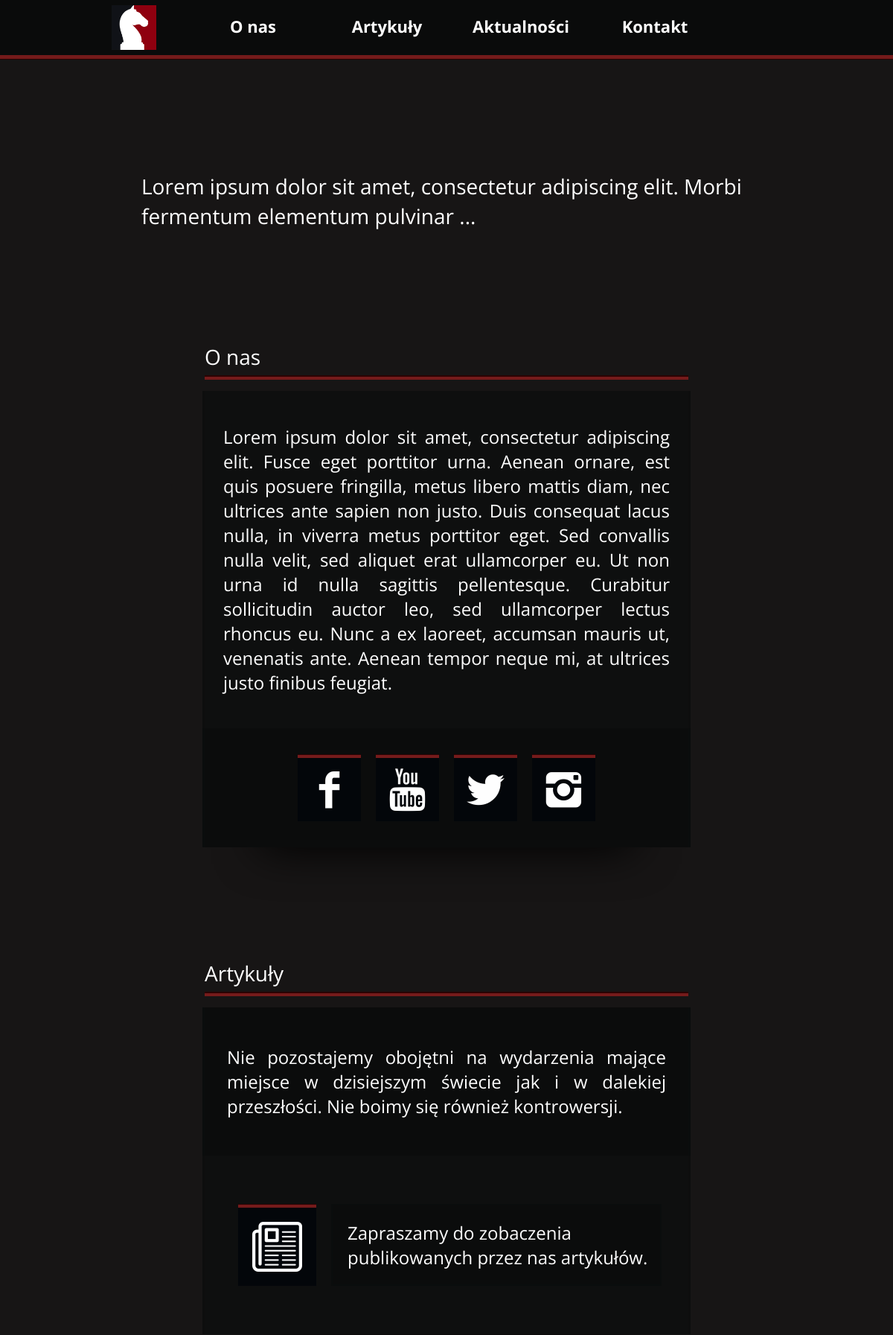
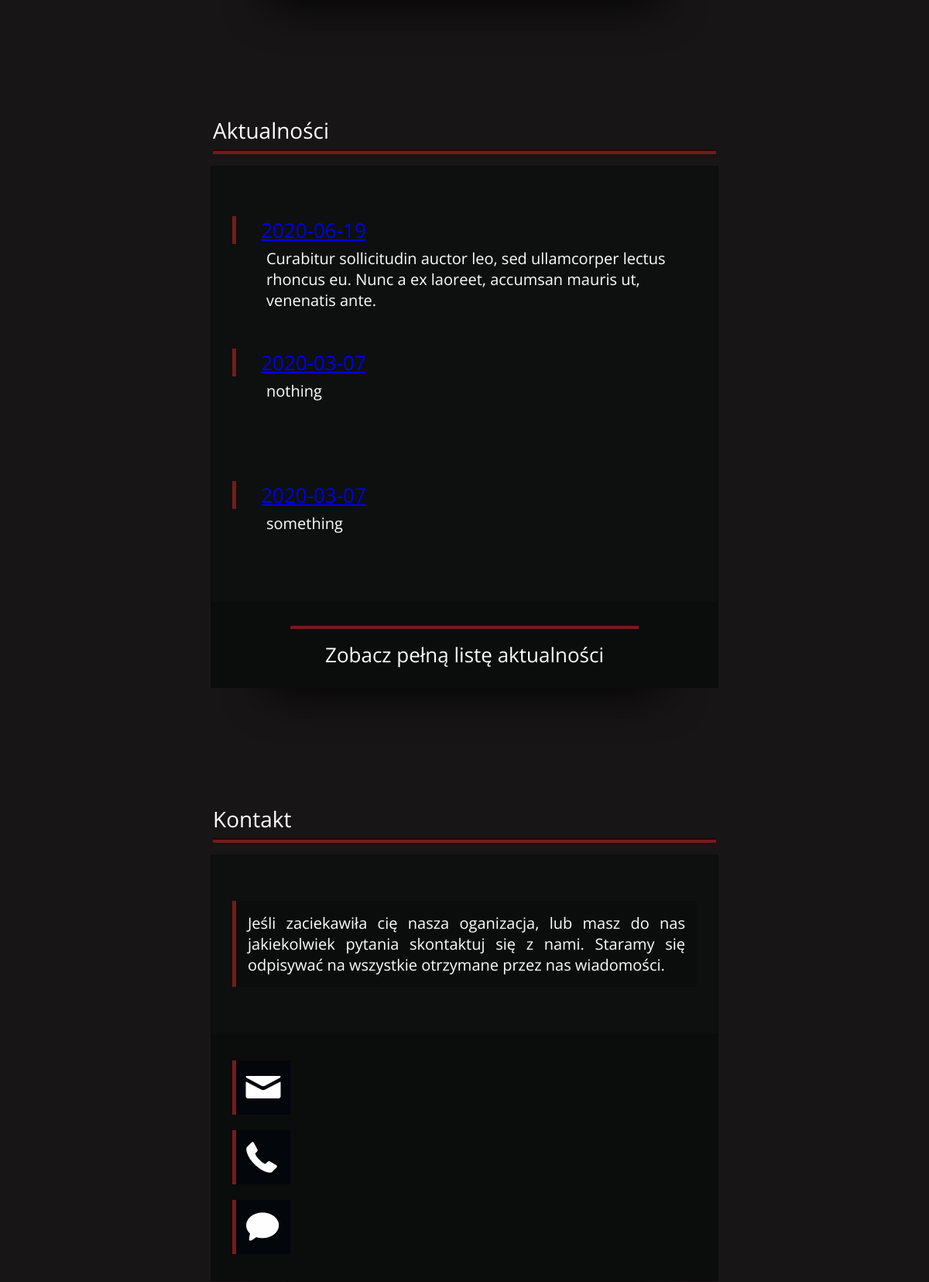
The page / (upper part) on the database its author committed (2 pictures, top to bottom).
### current/models.py (models this page shows, shortened)
class NewsFeed(models.Model):
    date = models.DateTimeField()
    body = models.TextField()

### info/templates/info/home.html (shortened to what this page needs)
{% extends "info/header_footer.html" %}
{% block content %}
<main>
            <article>
                <header>
                    <div class="introduction">
                    <h1>
                        Lorem ipsum dolor sit amet, consectetur adipiscing elit. Morbi fermentum
                        elementum pulvinar ...
                    </h1>
                    </div>
                </header>
                <section>
                    <header>
                        <div class="SectionHeader" >
                           <div>O nas</div>
                           <div class="StickyLine2"></div>
                        </div>
                    </header>
                    <article>
                        <div class="MainSectionTop">
                       <h2>
                       Lorem ipsum dolor sit amet, consectetur adipiscing elit. Fusce eget porttitor urna. Aenean ornare,
                       est quis posuere fringilla, metus libero mattis diam, nec ultrices ante sapien non justo. Duis consequat
                       lacus nulla, in viverra metus porttitor eget. Sed convallis nulla velit, sed aliquet erat ullamcorper eu.
                       Ut non urna id nulla sagittis pellentesque. Curabitur sollicitudin auctor leo, sed ullamcorper lectus
                       rhoncus eu. Nunc a ex laoreet, accumsan mauris ut, venenatis ante. Aenean tempor neque mi, at ultrices
                       justo finibus feugiat.
                       </h2>
                        </div>
                           <div class="LesserSectionBottom">
                           <div class="socialdivs">
                               <div class="fb">
                                <div class="LogoTopLine"></div>
                                <a class="LinkMedia" href="#" target="blank">
                                   <i class="icon-facebook"></i>
                                </a>
                               </div>
                               <div class="yt">
                                <div class="LogoTopLine"></div>
                                <a class="LinkMedia" href="#" target="blank">
                                   <i class="icon-youtube"></i>
                                </a>
                               </div>
                               <div class="tw">
                                 <div class="LogoTopLine"></div>
                                 <a class="LinkMedia" href="#" target="blank">
                                   <i class="icon-twitter"></i>
                                 </a>
                               </div>
                               <div class="insta">
                                 <div class="LogoTopLine"></div>
                                 <a class="LinkMedia" href="#" target="blank">
                                   <i class="icon-instagram"></i>
                                 </a>
                               </div>
                           </div>
                           </div>
                    </article>
                </section>
                <section>
                    <header>
                        <div class="SectionHeader">
                           <div>Artykuły</div>
                           <div class="StickyLine2"></div>
                        </div>
                    </header>
                    <article>
                        <div class="LesserSectionTop">
                           <h2>
                               Nie pozostajemy obojętni na wydarzenia mające miejsce w dzisiejszym świecie jak i w dalekiej
                               przeszłości. Nie boimy się również kontrowersji.
                           </h2>
                        </div>
                        <div class="MainSectionBottom">
                            <div class="ArticleBox">
                                <div class="ArticleLogo">
                                    <div class="LogoTopLine"></div>
                                    <a href="/articles/" class="LinkMedia">
                                       <i class="icon-doc"></i>
                                    </a>
                                </div>
                                <div class="TextBox">
                                    <h2>Zapraszamy do zobaczenia publikowanych przez nas artykułów.</h2>
                                </div>
                            </div>
                        </div>
                    </article>
                </section>
                <section>
                    <header>
                        <div class="SectionHeader">
                           <div>Aktualności</div>
                           <div class="StickyLine2"></div>
                        </div>
                    </header>
                    <article>
                        <div class="MainSectionTop">
                            {% for post in object_list %}
                                {% if forloop.counter <= 3 %}
                                    <div class="News">
                                        <div class="TopNews">
                                            <a href="/current/{{post.id}}">{{ post.date|date:"Y-m-d" }}</a>
                                        </div>
                                        <div class="NewsText">
                                            <h3>
                                                {{post.body}}
                                            </h3>
                                        </div>
                                    </div>
                                {% endif %}
	                        {% endfor %}
                        </div>
                        <div class="LesserSectionBottom">
                            <div class="SeeAllArticles">
                                <div class="StickyLine3"></div>
                                <div class="UnderlinedText">
                                    <a href="/current/">Zobacz pełną listę aktualności</a>
                                </div>
                            </div>
                        </div>
                    </article>
                </section>
                <section>
                    <header>
                        <div class="SectionHeader">
                           <div>Kontakt</div>
                           <div class="StickyLine2"></div>
                        </div>
                    </header>
                    <article>
                        <div class="MainSectionTop">
                            <div class="ContactText">
                                <h3>
                                    Jeśli zaciekawiła cię nasza oganizacja, lub masz do nas jakiekolwiek pytania
                                    skontaktuj się z nami. Staramy się odpisywać na wszystkie otrzymane przez nas wiadomości.
                                </h3>
                            </div>
                        </div>
                        <div class="LesserSectionBottom">
                           <div class="ContactDataConteiner">
                           <div class="mail">
                               <i class="icon-mail"></i>
                           </div>
                           <div class="phone">
                               <i class="icon-phone"></i>
                           </div>
                           <div class="messenger">
                               <i class="icon-comment"></i>
                           </div>
                           </div>
                        </div>
                    </article>
                </section>
            </article>
        </main>
{% endblock %}

### rows shown on the page
NewsFeed: body "Curabitur sollicitudin auctor leo, sed ullamcorper lectus rhoncus eu. Nunc a ex laoreet, accumsan mauris ut, venenatis ante."
NewsFeed: body "nothing"
NewsFeed: body "something"
